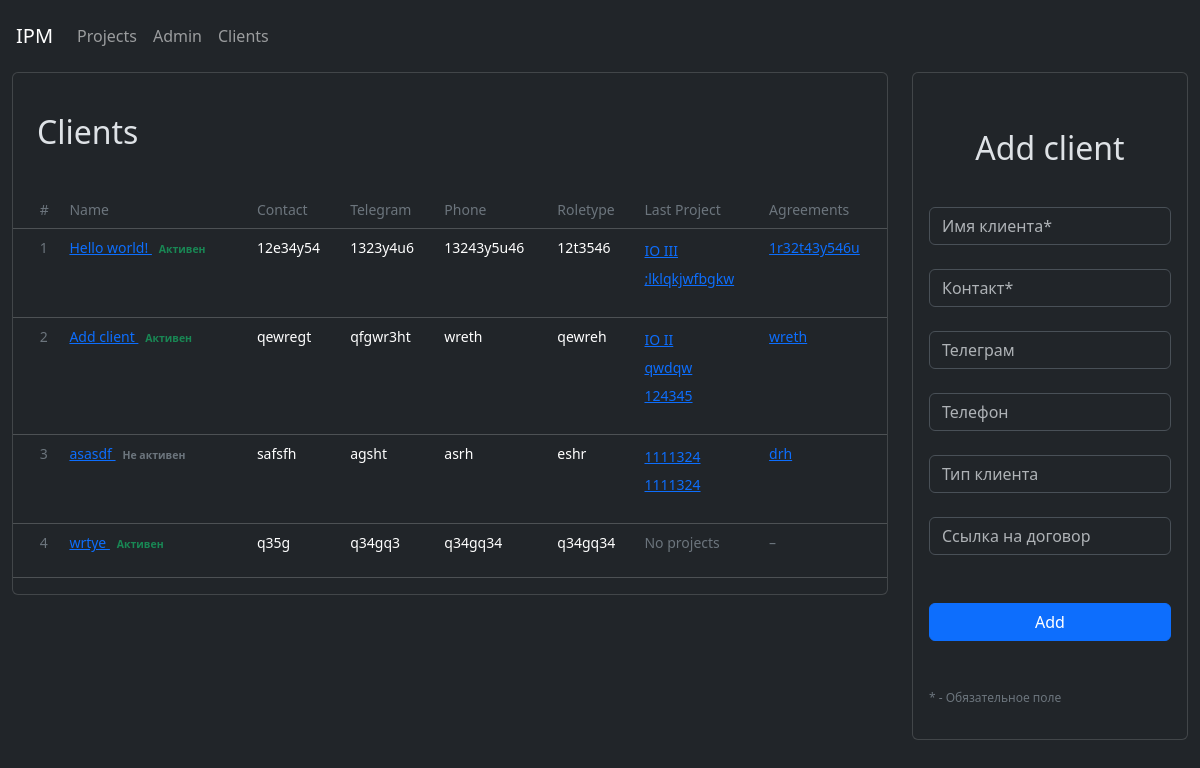
The page /clients/ on the database as committed earlier.
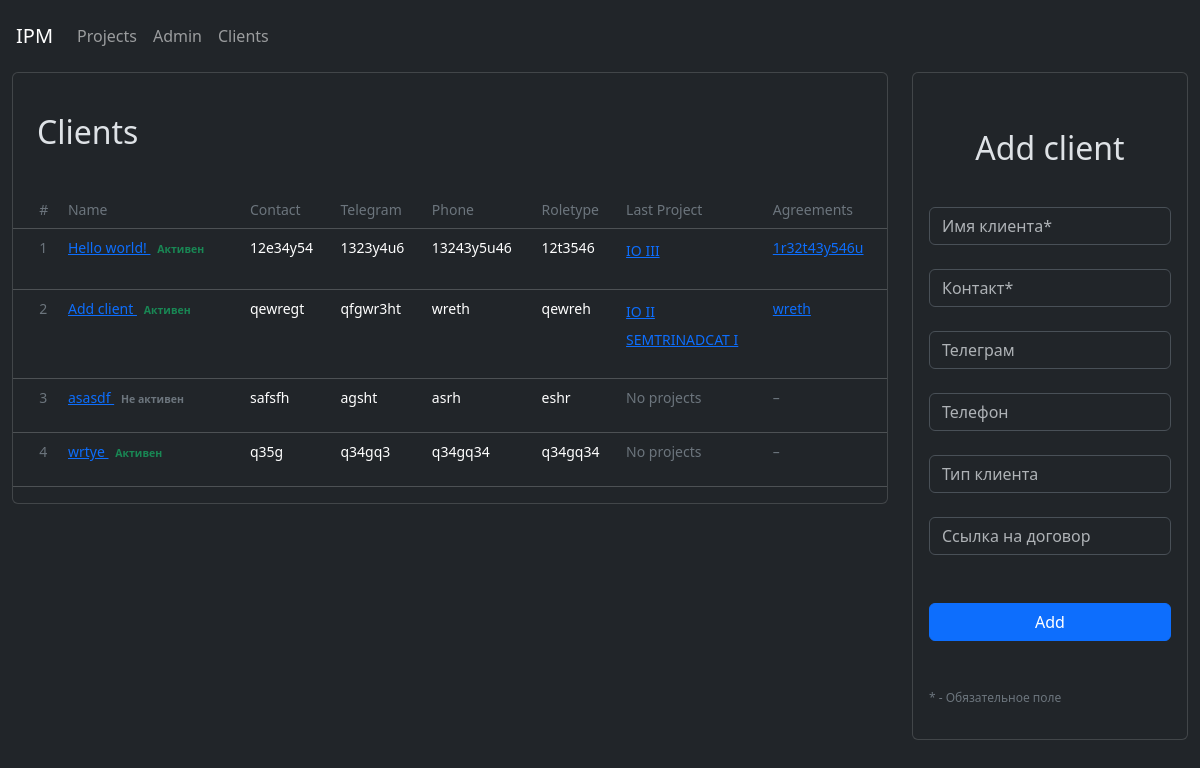
The same page on the database as committed later.
### ipmclients/models.py (models this page shows, shortened)
class Client(models.Model):
    client_name = models.CharField(max_length=512, unique = True)
    client_contact = models.CharField(max_length=512, null=True)
    client_telegram = models.CharField(max_length=64, null=True)
    client_phone = models.CharField(max_length=11, null=True)
    client_roletype = models.CharField(max_length=512, null=True)
    client_agreements = models.CharField(max_length=1024, null=True)
    client_active = models.BooleanField(default=True)
    def get_absolute_url(self):
        return reverse("client_detail", kwargs={'pk': self.pk})
    class Meta:
        ordering = ["id"]
        verbose_name = "client"
        verbose_name_plural = "clients"
    pass

### ipmalpha/models.py (models this page shows, shortened)
class Project(models.Model):
    project_name = models.CharField(max_length=512, unique = True)
    project_created = models.DateTimeField(null=True, default=timezone.now)
    project_finished = models.DateTimeField(null=True)
    project_status = models.ForeignKey(Status, on_delete=models.PROTECT, null=True, default="Draft")
    project_client = models.ForeignKey(Client, on_delete=models.PROTECT, null=True, related_name='project')
    project_product = models.CharField(max_length=512)
    project_sum = models.IntegerField(default=0)
    def get_absolute_url(self):
        return reverse("project_detail", kwargs={'pk': self.pk})
    class Meta:
        ordering = ["pk"]
        verbose_name = "project"
        verbose_name_plural = "projects"
    pass

### ipmclients/views.py (the view)
# urls.py: path('clients/', clients_page, name="clients_page"),
def clients_page(request):
    all_projects = Project.objects.all()
    if request.method == 'POST':
        clientform = AddClientForm(request.POST)
        if clientform.is_valid():
                try:
                    clientform.save()
                    return redirect('http://127.0.0.1:8000/clients')
                except:
                    clientform.add_error(None, "Error")
        clientform = AddClientForm()
    else:
        clientform = AddClientForm()
    return render(request, 'clients_page.html', {'clients': Client.objects.all(), 'clientform': clientform, 'all_projects': all_projects})

### templates/clients_page.html (shortened to what the changed rows need)
{% extends 'main/layout.html' %}
{% block content %}
        <div class="col-9">
          <div class="card pl-5">
            <h2 class="pt-3 pb-3 m-4">Clients</h2>
            <table class="table table-dark table-hover text-truncate " style="font-size: 14px">
                <thead>
                  <tr class="text-secondary">
                    <td scope="col" class="font-weight-normal text-secondary"></td>
                    <td scope="col" class="text-secondary font-weight-normal">#</td>
                    <td scope="col" class="font-weight-normal text-secondary">Name</td>
                    <td scope="col" class="font-weight-normal text-secondary">Contact</td>
                    <td scope="col" class="font-weight-normal text-secondary">Telegram</td>
                    <td scope="col" class="font-weight-normal text-secondary">Phone</td>
                    <td scope="col" class="font-weight-normal text-secondary">Roletype</td>
                    <td scope="col" class="font-weight-normal text-secondary">Last Project</td>
                    <td scope="col" class="font-weight-normal text-secondary">Agreements</td>
                  </tr>
                </thead>
                <tbody class="font-weight-light">
                {% if clients %}
                  {% for client in clients %}
                    <tr>
                    <td> </td>
                    <td class="text-secondary">
                      {% if not client.id %}
                        <p class="text-secondary"> - </p>
                      {% else %}
                        {{client.id}}
                      {% endif %}
                    </td>
                    <td>
                      {% if not client.client_name %}
                        <p class="text-secondary"> - </p>
                      {% else %}
                      <a href="{{ client.get_absolute_url }}" class="link-primary">{{client.client_name}}
                        {% if client.client_active == True %}
                      <span class="badge badge-dark  text-success"> Активен </span>
                      {% else %}
                      <span class="badge  text-secondary"> Не активен</span>
                      {% endif %}
                      </a>
                    {% endif %} </td>
                    <td>
                      {% if not client.client_contact %}
                        <p class="text-secondary"> - </p>
                      {% else %}
                      {{client.client_contact}}
                    {% endif %} </td>
                    <td>{% if not client.client_telegram %}
                      <p class="text-secondary"> - </p>
                    {% else %}{{client.client_telegram}}{% endif %}</td>
                    <td>{% if not client.client_phone %}
                      <p class="text-secondary"> - </p>
                    {% else %}{{client.client_phone}}{% endif %}</td>
                    <td>{% if not client.client_roletype %}
                      <p class="text-secondary"> - </p>
                    {% else %}{{client.client_roletype}}{% endif %}</td>
                    <td>
                      {% if not client.project.all %}
                        <p class='text-secondary'> No projects </p>
                      {% else %}
                      {% with client.project as project %}
                          <pb>
                            {% for project in client.project.all %}
                              <a href="{{project.get_absolute_url}}" style="line-height: 2em" class="link-primary"> {{project.project_name}} </a> <br/>
                            {% endfor %}
                        {% endwith %}
                      {% endif %}
                    </td>
                    <td>{% if not client.project.all %}
                      <p class='text-secondary'> – </p>
                    {% else %}<a href="#" class="link-primary">{{client.client_agreements}}</a>{% endif %}</td>
                  </tr>
                  {% endfor %}
                {% else %}
                    <tr>
                        <th scope="row"></th>
                        <td>No clients yet</td>
                  </tr>
                {% endif %}
                </tbody>
              </table>
            </div>
          </div>
          <div class="col-3" style="">
            <div class="card p-3" style="">
              <h2 class="mx-auto pb-3 pt-3 m-4">Add client</h2>
              <div class="form-group mx-auto" style="">
              <form action="{% url 'clients_page' %}" method="post">
                    {% for f in clientform %}
                    <div class="pb-4">
                      {{ f }}</div>
                    {% endfor %}
              </form>
              <br/>
              </div>
          </div>
        </div>
    <br>
</div>
{% endblock %}

Rows that differ between the two databases and show on the page:
removed Project: project_name ";lklqkjwfbgkw", shown under Client "Hello world!"
removed Project: project_name "qwdqw", shown under Client "Add client"
removed Project: project_name "124345", shown under Client "Add client"
removed Project: project_name "1111324", shown under Client "asasdf"
removed Project: project_name "1111324", shown under Client "asasdf"
added Project: project_name "SEMTRINADCAT I", shown under Client "Add client"
shown differently, row unchanged: Client "asasdf": client_agreements "drh" → (not shown); now shows "No projects –"
